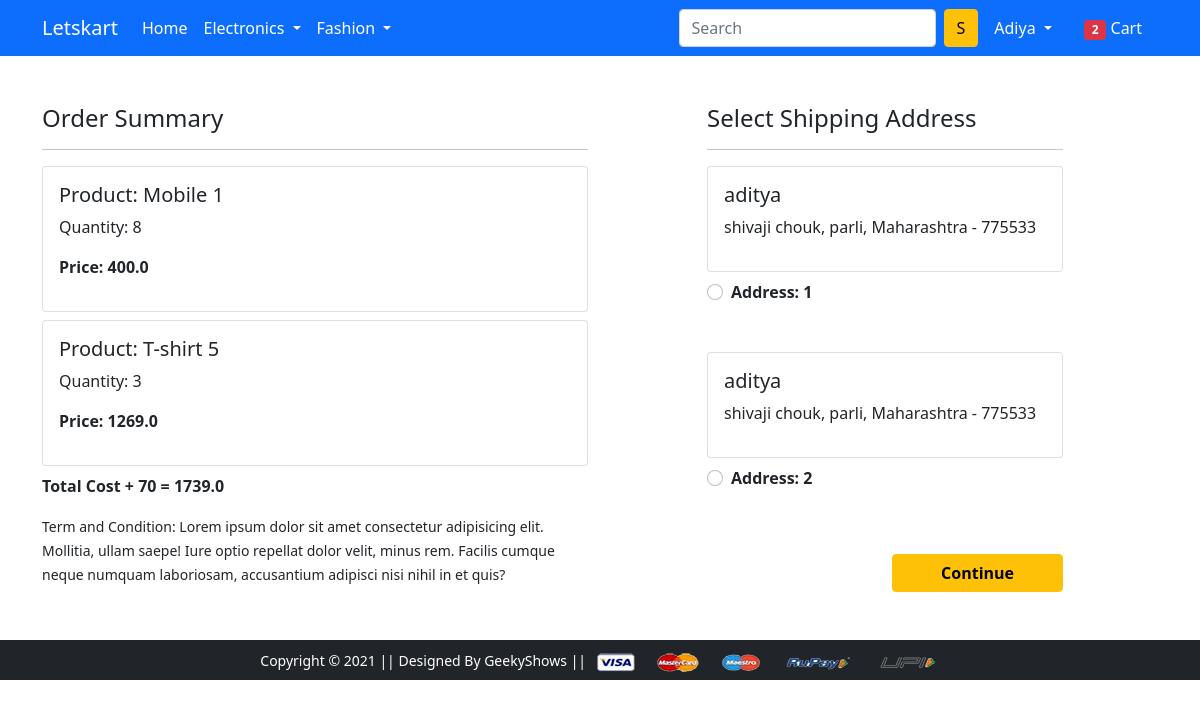
/checkout/ (signed in), run on the app's committed database.
### app/models.py (models this page shows, shortened)
class Cart(models.Model):
    user = models.ForeignKey(User,on_delete=models.CASCADE)
    product = models.ForeignKey(Product,on_delete=models.CASCADE)
    quantity = models.PositiveIntegerField(default=1)
    @property
    def total_cost(self):
        return self.quantity * self.product.discounted_price

class Product(models.Model):
    title = models.CharField(max_length=100)
    selling_price = models.FloatField()
    discounted_price = models.FloatField()
    description = models.TextField()
    brand = models.CharField(max_length=100)
    category = models.CharField(choices=CATEGORY_CHOICES,max_length=2)
    product_image = models.ImageField(upload_to='productimg')

class Customer(models.Model):
    user = models.ForeignKey(User,on_delete=models.CASCADE)
    name = models.CharField(max_length = 200)
    locality = models.CharField(max_length=200)
    city = models.CharField(max_length=50)
    zipcode = models.IntegerField()
    state = models.CharField(choices=STATE_CHOICES,max_length=50)

### app/views.py (the view)
# urls.py: path('checkout/', views.checkout, name='checkout'),
@login_required()
def checkout(request):
  user = request.user
  address = Customer.objects.filter(user = user)
  cart_items = Cart.objects.filter(user = user)
  amount = 0
  shipping_amount = 70.0
  total_amount = 0.0
  cart_product = [p for p in Cart.objects.all() if p.user == request.user ]
  if cart_product:
    for p in cart_product:
      temp_amount = (p.quantity * p.product.discounted_price)
      amount += temp_amount
    total_amount = amount + shipping_amount
  return render(request, 'app/checkout.html',{'address':address,'total_amount':total_amount,'cart_items':cart_items,'cartcount':cart_count(request)    })

### app/views.py (called while the page is built)
def cart_count(request): # NO url associated with this
  cartcount = Cart.objects.filter(user=request.user).count()
  return cartcount

### app/templates/app/checkout.html (shortened to what this page needs)
{% extends 'app/base.html' %}
{% load static %}
{% block main-content %}
<div class="container">
 <div class="row mt-5">
  <div class="col-sm-6">
    <h4>Order Summary</h4>
    <hr>
    {% for item in cart_items %}
      <div class="card mb-2">
        <div class="card-body">
          <h5>Product: {{item.product.title}}</h5>
          <p>Quantity: {{item.quantity}}</p>
          <p class="fw-bold">Price: {{item.total_cost}}</p>
        </div>
      </div>
      {% endfor %}
      <p class='fw-bold'>Total Cost + 70 = {{total_amount}}</p>
    <small>Term and Condition: Lorem ipsum dolor sit amet consectetur adipisicing elit. Mollitia, ullam saepe! Iure optio repellat dolor velit, minus rem. Facilis cumque neque numquam laboriosam, accusantium adipisci nisi nihil in et quis?</small>
  </div>
  <div class="col-sm-4 offset-sm-1">
    <h4>Select Shipping Address</h4>
    <hr>
    <form action="{% url "paymentdone" %}">
      {% for ad in address %}
      <div class="card">
        <div class="card-body">
        <h5>{{ad.name}}</h5>
        <p>{{ad.locality}}, {{ad.city}}, {{ad.state}} - {{ad.zipcode}} </p>
        </div>
      </div>
        <div class="form-check mt-2 mb-5">
          <input name='custid' id="custadd{{forloop.counter}}" class="form-check-input" type="radio" value="{{ad.id}}">
          <label class="form-check-label fw-bold" for="">
            Address: {{forloop.counter}} </label>
          </div>
          {% endfor %}
        <div class="text-end">
          <button type="submit" class="btn btn-warning mt-3 px-5 fw-bold">Continue</button>
        </div>
      </form>
    </div>
  </div>
</div>
{% endblock main-content %}

### app/templates/app/nav.html (shortened to what this page needs)
<nav class="navbar navbar-expand-lg navbar-dark bg-primary">
  <div class="container">
    <a class="navbar-brand" href="/">Letskart</a>
    <div class="collapse navbar-collapse" id="navbarSupportedContent">
      <ul class="navbar-nav me-auto mb-2 mb-lg-0">
        <li class="nav-item">
          <a class="nav-link active" aria-current="page" href="/">Home</a>
        </li>
        <li class="nav-item dropdown">
          <a class="nav-link dropdown-toggle text-white" href="#" id="electronicsDropdown" role="button"
            data-bs-toggle="dropdown" aria-expanded="false">
            Electronics
          </a>
        </li>
        <li class="nav-item dropdown">
          <a class="nav-link dropdown-toggle text-white" href="#" id="fashionDropdown" role="button"
            data-bs-toggle="dropdown" aria-expanded="false">
            Fashion
          </a>
        </li>
      </ul>
      <form class="d-flex">
        <input class="form-control me-2" type="search" placeholder="Search" aria-label="Search">
        <button class="btn btn-warning" type="submit">S</button>
      </form>
      <div>
        <ul class="navbar-nav me-auto mb-2 mb-lg-0">
          {% if request.user.is_authenticated %}
          <li class="nav-item dropdown mx-2">
            <a class="nav-link dropdown-toggle text-white" href="#" id="profileDropdown" role="button"
              data-bs-toggle="dropdown" aria-expanded="false">
              {{ request.user.username|capfirst }}
            </a>
          </li>
          <li class="nav-item mx-2">
            <a href="{% url 'showcart' %}" class="nav-link text-white"><span class="badge bg-danger"
                id='cartcountbadge'>{{cartcount}}</span> Cart </a>
          </li>
          {% endif %}
        </ul>
      </div>
    </div>
  </div>
</nav>

### data on the page
Cart: product "Mobile 1", quantity "8", total_cost "400.0"
Cart: product "T-shirt 5", quantity "3", total_cost "1269.0"
Customer: name "aditya", locality "shivaji chouk", city "parli", state "Maharashtra", zipcode "775533"
Customer: name "aditya", locality "shivaji chouk", city "parli", state "Maharashtra", zipcode "775533"

### other printed values
{{ request.user.username|capfirst }} "Adiya"
{{ cartcount }} "2"
{{ total_amount }} "1739.0"
